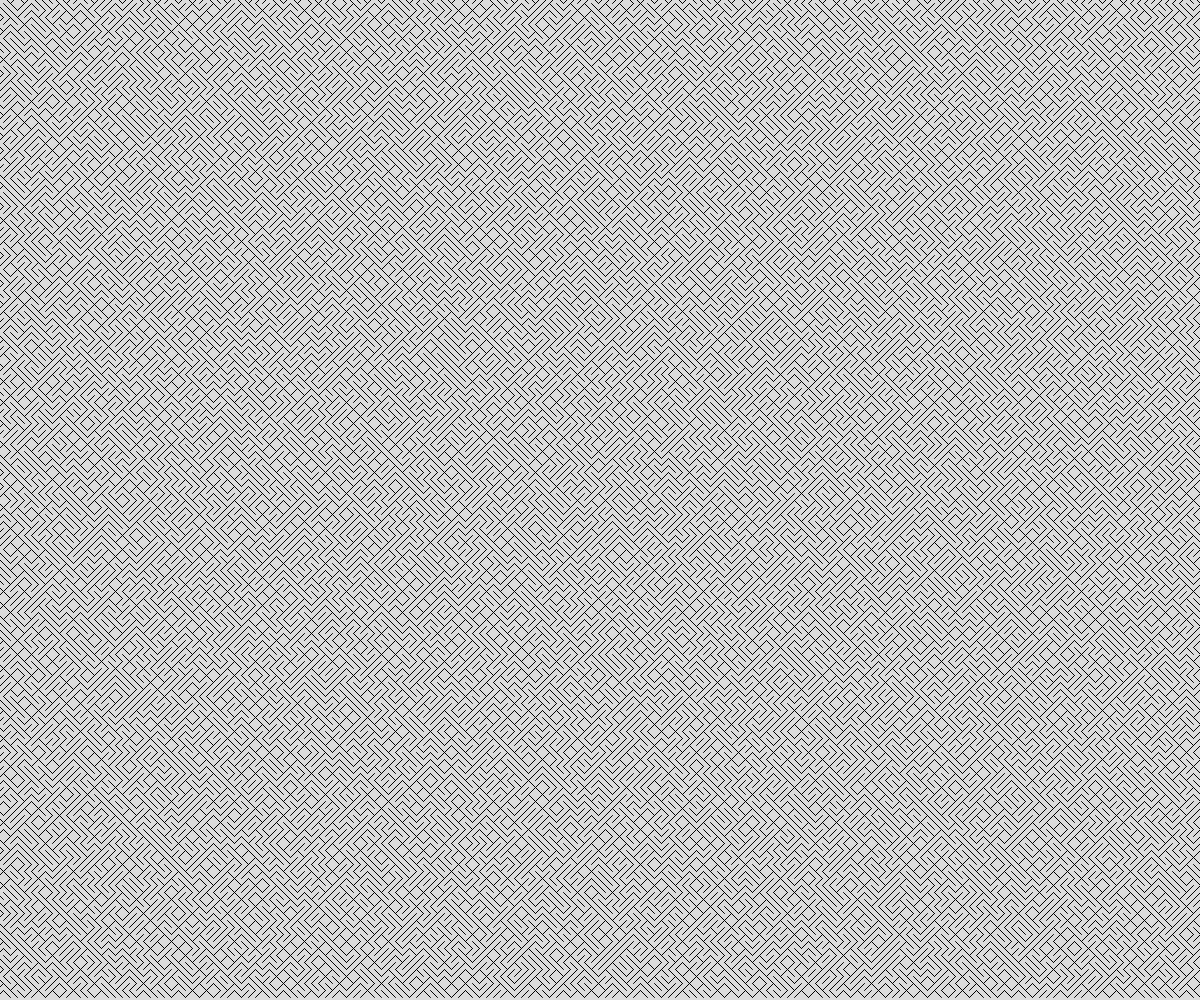
Frame 1 (no input)
Frame 60 (no input): identical to frame 1, image omitted
Frame 120 (the mouse pressed at the canvas centre since frame 60): identical to frame 1, image omitted

The p5.js sketch that drew this single still picture (run headless with seeded random() and noise() and a simulated clock; from frame 60 on, the mouse is pressed at the canvas centre):

// p5.js sketch
// ── sketch.js
// generative art demo, march 15th

let tileSize = 7;
let theTiles = [];

function setup() {
  createCanvas(windowWidth, windowHeight);
  for(let y = 0; y < height; y += tileSize){
    for(let x = 0; x < width; x += tileSize){
      let someTile = spawnTile1(x, y);
      theTiles.push(someTile);
    }
  }
  
}

function draw() {
  background(220);
  for(let someTile of theTiles){
    line(someTile.x1, someTile.y1, someTile.x2, someTile.y2);
  }
}

function spawnTile1(x,y){
  let choice = random(100);
  let tile;

  if (choice < 50){
    // neg slope
    tile = {
      x1: x - tileSize/2,
      y1: y - tileSize/2,
      x2: x + tileSize/2,
      y2: y + tileSize/2,
    };
  }
  else {
    // pos slope
    tile = {
      x1: x - tileSize/2,
      y1: y + tileSize/2,
      x2: x + tileSize/2,
      y2: y - tileSize/2
    };
  }
  return tile;
}
